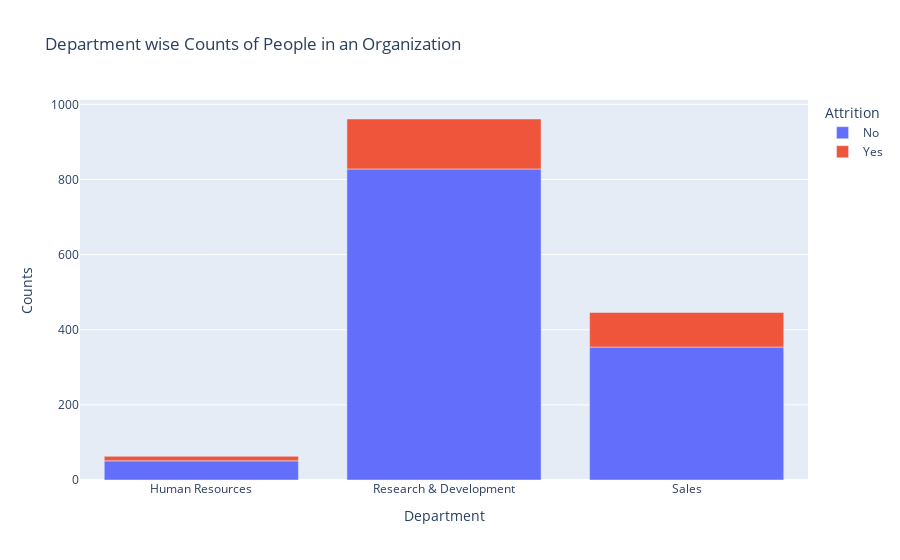

Notebook cell for this chart:
### Markdown cell above
#### Does the Department of work impact attrition?

### Code cell
dept_att=data.groupby(['Department','Attrition']).apply(lambda x:x['DailyRate'].count()).reset_index(name='Counts')
fig=px.bar(dept_att,x='Department',y='Counts',color='Attrition',title='Department wise Counts of People in an Organization')
fig.show()

### Figure 1 — Plotly figure (JSON) as saved in the notebook; plotly's stock layout.template omitted (floating-point values rounded to 4 significant figures)
{"data": [{"alignmentgroup": "True", "hovertemplate": "Attrition=No<br>Department=%{x}<br>Counts=%{y}<extra></extra>", "legendgroup": "No", "marker": {"color": "#636efa", "pattern": {"shape": ""}}, "name": "No", "offsetgroup": "No", "orientation": "v", "showlegend": true, "textposition": "auto", "type": "bar", "x": ["Human Resources", "Research & Development", "Sales"], "xaxis": "x", "y": [51, 828, 354], "yaxis": "y"}, {"alignmentgroup": "True", "hovertemplate": "Attrition=Yes<br>Department=%{x}<br>Counts=%{y}<extra></extra>", "legendgroup": "Yes", "marker": {"color": "#EF553B", "pattern": {"shape": ""}}, "name": "Yes", "offsetgroup": "Yes", "orientation": "v", "showlegend": true, "textposition": "auto", "type": "bar", "x": ["Human Resources", "Research & Development", "Sales"], "xaxis": "x", "y": [12, 133, 92], "yaxis": "y"}], "layout": {"barmode": "relative", "legend": {"title": {"text": "Attrition"}, "tracegroupgap": 0}, "title": {"text": "Department wise Counts of People in an Organization"}, "xaxis": {"anchor": "y", "domain": [0, 1], "title": {"text": "Department"}}, "yaxis": {"anchor": "x", "domain": [0, 1], "title": {"text": "Counts"}}}}
